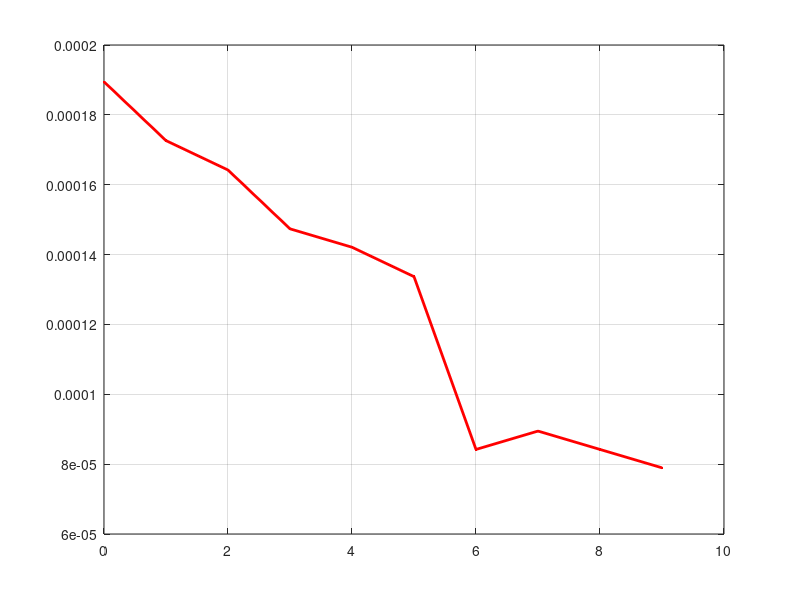
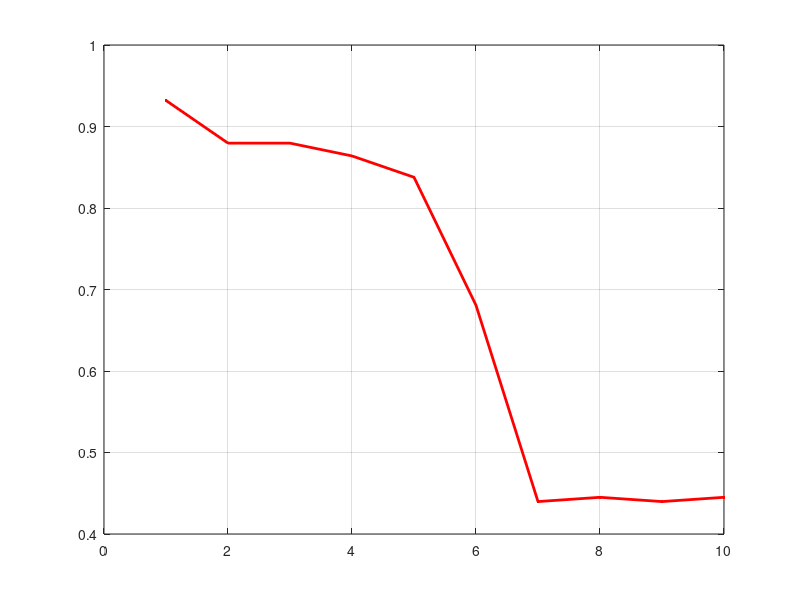
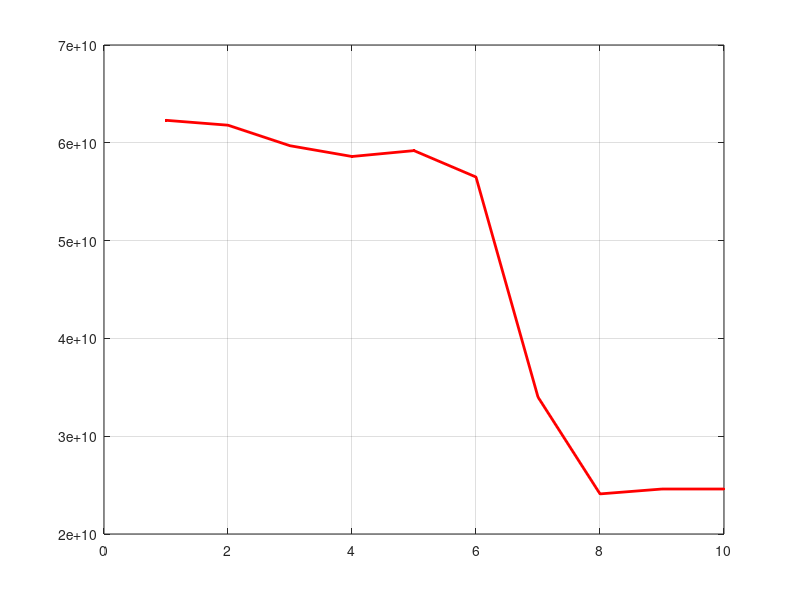
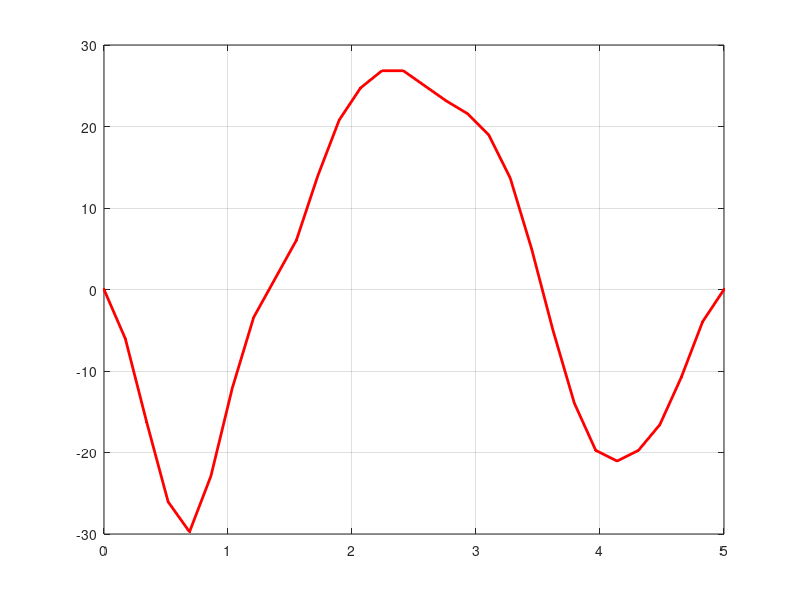

Write the MATLAB code that produced these figures, in order.
%%plot 6dof acik
%converged mass
x = [0,1,2,3,4,5,6,7,8,9];
y = [0.00018947,0.00017263,0.00016421,0.00014737,0.0001421,0.00013368,...
    0.00008421,0.00008947,0.00008421,0.00007895];
figure()
plot(x,y,'Linewidth',2,'Marker','.', 'Color', 'r')
grid on

%dynamic relaxation
x = [1,2,3,4,5,6,7,8,9,10];
y = [0.93194,0.87958,0.87958,0.86387,0.8377,0.68063,0.43979,0.44503,0.43979,0.44503];
figure()
plot(x,y,'Linewidth',2,'Marker','.', 'Color', 'r')
grid on

%trust region
x = [1,2,3,4,5,6,7,8,9,10];
y = [6.23e10,6.18e10,5.97e10,5.86e10,5.92e10,5.65e10,3.40e10,2.41e10,2.46e10,2.46e10];
figure()
plot(x,y,'Linewidth',2,'Marker','.', 'Color', 'r')
grid on

%angular rate
x = [0,0.172413793103448,0.344827586206897,0.517241379310345,0.689655172413793,...
    0.862068965517241,1.03448275862069,1.20689655172414,1.37931034482759,1.55172413793103,...
    1.72413793103448,1.89655172413793,2.06896551724138,2.24137931034483,2.41379310344828,...
    2.58620689655172,2.75862068965517,2.93103448275862,3.10344827586207,3.27586206896552,...
    3.44827586206897,3.62068965517241,3.79310344827586,3.96551724137931,4.13793103448276,...
    4.31034482758621,4.48275862068966,4.65517241379310,4.82758620689655,5];
y = [-3.35e-08,-6.053,-16.316,-26.053,-29.737,-22.895,-12.105,-3.421,1.316,...
    6.053,13.947,20.789,24.737,26.842,26.842,25,23.158,21.579,18.947,13.684,5,...
    -5,-13.947,-19.737,-21.053,-19.737,-16.579,-10.789,-3.947,-2.12e-08];
figure()
plot(x,y,'Linewidth',2,'Marker','.', 'Color', 'r')
grid on

%gimbal angle
x = [0,0.172413793103448,0.344827586206897,0.517241379310345,0.689655172413793,...
    0.862068965517241,1.03448275862069,1.20689655172414,1.37931034482759,1.55172413793103,...
    1.72413793103448,1.89655172413793,2.06896551724138,2.24137931034483,2.41379310344828,...
    2.58620689655172,2.75862068965517,2.93103448275862,3.10344827586207,3.27586206896552,...
    3.44827586206897,3.62068965517241,3.79310344827586,3.96551724137931,4.13793103448276,...
    4.31034482758621,4.48275862068966,4.65517241379310,4.82758620689655,5];
y = [0.1485,-9.9505,-9.9505,-7.9703,1.8317,10.0495,10.2475,6.4851,3.7129,...
    6.3861,10.2475,10.2475,10.1485,6.2871,-5.8911,-9.9505,-9.8515,-9.8515,...
    -9.9505,-9.9505,-9.9505,-9.9505,-9.8515,-8.1683,2.6238,10.2475,10.1485,10.1485,10.1485,0.0495];
figure()
plot(x,y,'Linewidth',2,'Marker','.', 'Color', 'r')
grid on

%thrust
x = [0,0.172413793103448,0.344827586206897,0.517241379310345,0.689655172413793,...
    0.862068965517241,1.03448275862069,1.20689655172414,1.37931034482759,1.55172413793103,...
    1.72413793103448,1.89655172413793,2.06896551724138,2.24137931034483,2.41379310344828,...
    2.58620689655172,2.75862068965517,2.93103448275862,3.10344827586207,3.27586206896552,...
    3.44827586206897,3.62068965517241,3.79310344827586,3.96551724137931,4.13793103448276,...
    4.31034482758621,4.48275862068966,4.65517241379310,4.82758620689655,5];
y = [1.9934,2.8061,3.0155,2.9888,3.0146,3.0141,3.0006,3.0001,2.9997,2.8943,...
    2.4086,1.5557,0.8208,0.4925,0.492,0.5571,0.5174,0.5431,1.0804,2.0504,2.8238,...
    2.902,2.272,1.1962,0.54,0.6313,1.2735,1.9157,1.8365,1.0623];
figure()
plot(x,y,'Linewidth',2,'Marker','.', 'Color', 'r')
grid on

%tilt angle
x = [0,0.172413793103448,0.344827586206897,0.517241379310345,0.689655172413793,...
    0.862068965517241,1.03448275862069,1.20689655172414,1.37931034482759,1.55172413793103,...
    1.72413793103448,1.89655172413793,2.06896551724138,2.24137931034483,2.41379310344828,...
    2.58620689655172,2.75862068965517,2.93103448275862,3.10344827586207,3.27586206896552,...
    3.44827586206897,3.62068965517241,3.79310344827586,3.96551724137931,4.13793103448276,...
    4.31034482758621,4.48275862068966,4.65517241379310,4.82758620689655,5];
y = [-0.0002,0.401,2.185,5.942,10.685,15.626,18.593,19.785,20.186,19.601,...
    18.029,14.878,11.134,6.404,1.675,-2.661,-6.799,-10.739,-14.088,-17.239,...
    -18.614,-18.804,-17.021,-14.251,-10.297,-6.738,-3.968,-1.197,-0.007,0.395];
figure()
plot(x,y,'Linewidth',2,'Marker','.', 'Color', 'r')
grid on